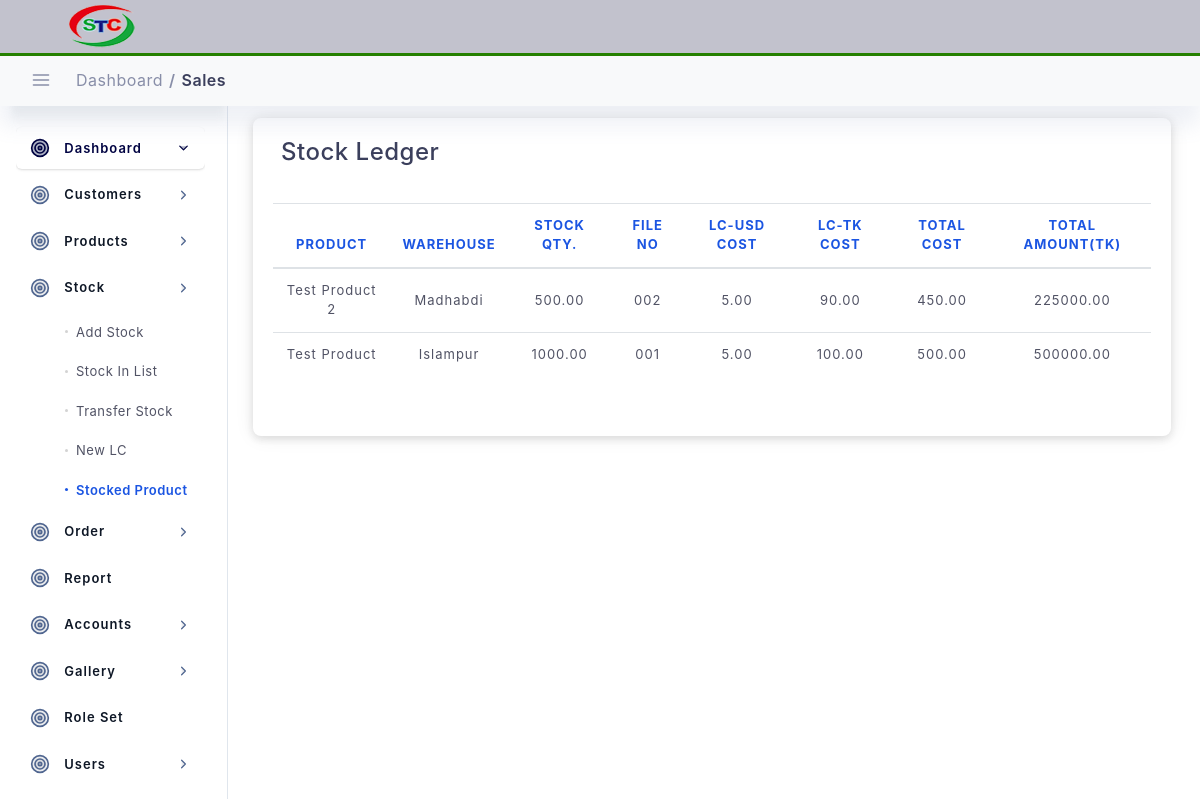
The page /stock/stocked-product-list (signed in) on the database as committed earlier.
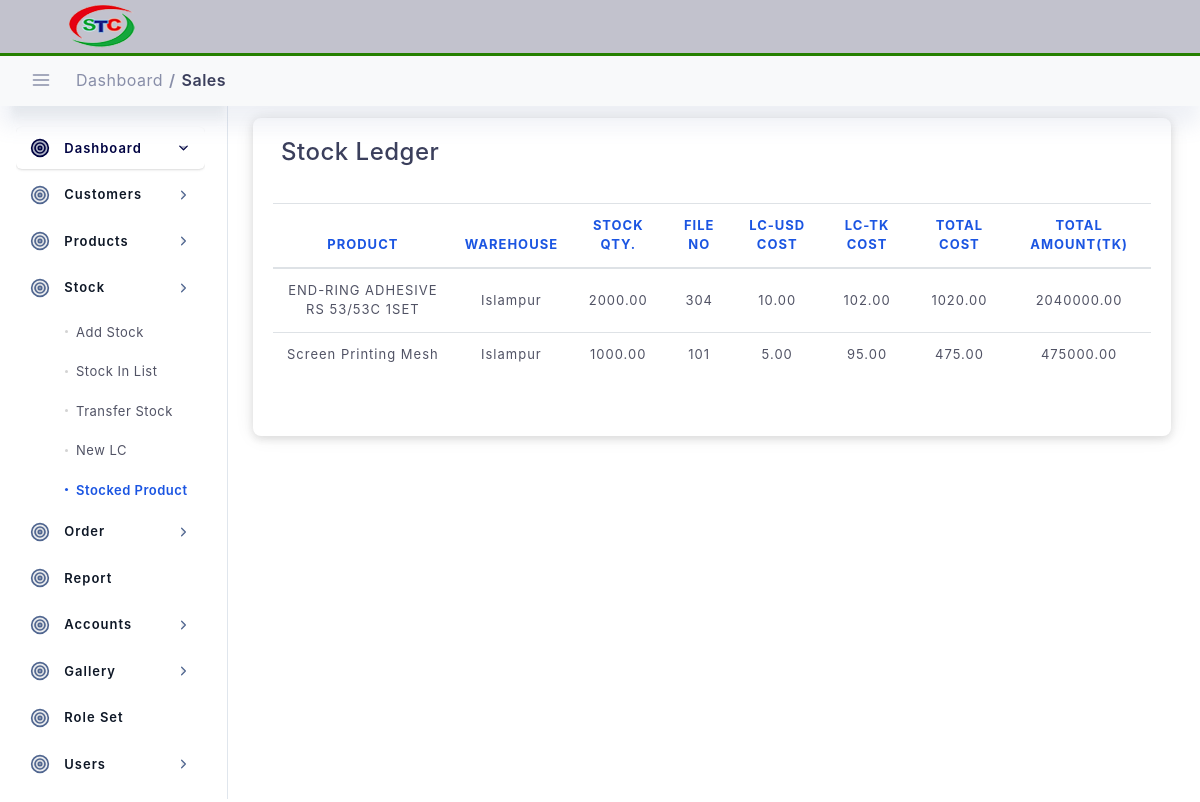
The same page on the database as committed later.
### stock/models.py (models this page shows, shortened)
class Stock(models.Model):
    transaction_no = models.CharField(max_length=100, primary_key=True, default=transaction_no)
    created_at = models.DateTimeField(blank=True, null=True, auto_now_add=True)
    updated_at = models.DateTimeField(blank=True, null=True, auto_now=True)
    stock_in_date = models.DateField(blank=True, null=True)
    product = models.ForeignKey(Products, on_delete=models.DO_NOTHING, )
    warehouse = models.ForeignKey(Warehouse, on_delete=models.DO_NOTHING, )
    quantity = models.DecimalField(max_digits=20, decimal_places=2)
    file_no = models.CharField(max_length=100)
    lc_per_dollar_cost_tk = models.DecimalField(max_digits=20, decimal_places=2)
    lc_unit_cost_usd = models.DecimalField(max_digits=20, decimal_places=2)
    lc_unit_cost_tk = models.DecimalField(max_digits=20, decimal_places=2)
    total_amount_tk = models.DecimalField(max_digits=20, decimal_places=2)
    author = models.ForeignKey(User, on_delete=models.DO_NOTHING, )
    is_active = models.BooleanField(default=True)
    class Meta:
        unique_together = (('stock_in_date', 'file_no', 'product'),)

### setup_data/models.py (models this page shows)
class Products(models.Model):
    created_at = models.DateTimeField(blank=True, null=True, auto_now_add=True)
    updated_at = models.DateTimeField(blank=True, null=True, auto_now=True)
    product_name = models.CharField(max_length=100, )
    packing = models.CharField(max_length=20, blank=True, null=True)
    price = models.DecimalField(max_digits=20, decimal_places=2)
    author = models.ForeignKey(User, on_delete=models.DO_NOTHING, )
    category = models.ForeignKey(Category, on_delete=models.DO_NOTHING, )
    origin = models.ForeignKey(Origin, on_delete=models.DO_NOTHING, )
    is_active = models.BooleanField(default=True)
    def __str__(self):
        return self.product_name

class Warehouse(models.Model):
    created_at = models.DateTimeField(blank=True, null=True, auto_now_add=True)
    updated_at = models.DateTimeField(blank=True, null=True, auto_now=True)
    warehouse_name = models.CharField(max_length=100)
    author = models.ForeignKey(User, on_delete=models.DO_NOTHING, )
    is_active = models.BooleanField(default=True)
    def __str__(self):
        return self.warehouse_name

### stock/views.py (the view)
# urls.py: path('stocked-product-list', views.StockedProductListView.as_view(), name="stocked-product-list"),
class StockedProductListView(LoginRequiredMixin, ListView, ):
    model = Stock  # Model I want to Covert to List
    template_name = 'stock/stocked_product_list.html'  # Template Name
    context_object_name = 'stocks'  # Change default name of objectList
    ordering = ['-stock_in_date', '-updated_at']  # Ordering post LIFO
    paginate_by = 10  # number of page I want to show in single page
    def get_context_data(self, **kwargs):
        context = super().get_context_data(**kwargs)
        context["title"] = "Stocked Product"
        context["nav_bar"] = "stocked_product"
        context['stock_list'] = self.model.objects.all()
        return context

### templates/stock/stocked_product_list.html (shortened to what this page needs)
{% extends "main/base.html" %}
{% load static %}
{% block content %}
<div class="col-lg-12 p-4">
    <div class="statbox widget box box-shadow">
        <div class="widget-header">
            <div class="row pb-4">
                <div class="mb-1 col-lg-8">
                    <h4>Stock Ledger</h4>
                </div>
            </div>
        </div>
        <div class="scrollme">
            <table class="table table-hover" id="dataTable">
                <thead>
                <tr>
                    <th class="text-center">Product</th>
                    <th class="text-center">Warehouse</th>
                    <th class="text-center">Stock Qty.</th>
                    <th class="text-center">File No</th>
                    <th class="text-center">LC-USD Cost</th>
                    <th class="text-center">LC-TK Cost</th>
                    <th class="text-center">Total Cost</th>
                    <th class="text-center">Total Amount(TK)</th>
                </tr>
                </thead>
                <tbody>
                {% for stock in stocks %}
                <tr>
                    <td class="text-center">{{stock.product}}</td>
                    <td class="text-center">{{stock.warehouse}}</td>
                    <td class="text-center">{{stock.quantity}}</td>
                    <td class="text-center">{{stock.file_no}}</td>
                    <td class="text-center">{{stock.lc_unit_cost_usd}}</td>
                    <td class="text-center">{{stock.lc_per_dollar_cost_tk}}</td>
                    <td class="text-center">{{stock.lc_unit_cost_tk}}</td>
                    <td class="text-center">{{stock.total_amount_tk}}</td>
                </tr>
                {% endfor %}
                </tbody>
            </table>
            <div class="d-flex justify-content-center">
            </div>
        </div>
    </div>
</div>
{% endblock content %}

Rows that differ between the two databases and show on the page:
removed Stock: product "Test Product 2", warehouse "Madhabdi", quantity "500.00", file_no "002", lc_unit_cost_usd "5.00", lc_per_dollar_cost_tk "90.00", lc_unit_cost_tk "450.00", total_amount_tk "225000.00"
removed Stock: product "Test Product", warehouse "Islampur", quantity "1000.00", file_no "001", lc_unit_cost_usd "5.00", lc_per_dollar_cost_tk "100.00", lc_unit_cost_tk "500.00", total_amount_tk "500000.00"
added Stock: product "END-RING ADHESIVE RS 53/53C 1SET", warehouse "Islampur", quantity "2000.00", file_no "304", lc_unit_cost_usd "10.00", lc_per_dollar_cost_tk "102.00", lc_unit_cost_tk "1020.00", total_amount_tk "2040000.00"
added Stock: product "Screen Printing Mesh", warehouse "Islampur", quantity "1000.00", file_no "101", lc_unit_cost_usd "5.00", lc_per_dollar_cost_tk "95.00", lc_unit_cost_tk "475.00", total_amount_tk "475000.00"
